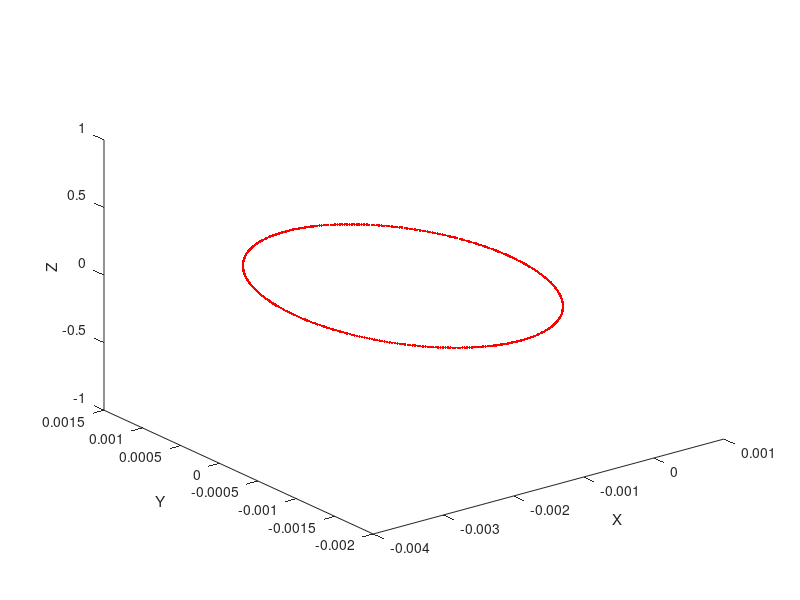

The MATLAB source for this figure:
%% Runge Kutta 6th Order

clc;clear

tStep = 10^-12;
T = 5*10^-10;   % 5*10^-11 with tStep=10^-12 gives 2 revolutions of electron
E = [0 0 0];        % in Newton/Coulomb
B = [0 0 1];        % in Tesla
c = 3*10^8;         % in m/s
m = 9.109*10^-31;   % in kgs
q = -1.602*10^-19;   % in Coulomb
i = 0;
% Initial Conditions
v = [0 0.9*c 0];    % initial 3D velocity
y = zeros([2+int32(T/tStep), 6]);   % x, y, z, px, py, pz
y_prev = zeros([1,3]);
y(1,4:6) = m*v;
f = @(v) q*(E + cross(v,B))/m;

for t=0:tStep:T
    % Runge Kutta 6th Order Numerical Integration
    k1 = tStep*f(v);
    k2 = tStep*f(v+k1);
    k3 = tStep*f(v+(3*k1+k2)/8);
    k4 = tStep*f(v+(8*k1+2*k2+8*k3)/27);
    k5 = tStep*f(v+((-21+9*21^(1/2))*k1-8*(7-21^(1/2))*k2+48*(7-21^(1/2))*k3-3*(21-21^(1/2))*k4)/392);
    k6 = tStep*f(v+(-5*(231+51*21^0.5)*k1-40*(7+21^0.5)*k2-320*21^0.5*k3+3*(21+121*21^0.5)*k4+392*(6+21^0.5)*k5)/1960);
    k7 = tStep*f(v+(15*(22+7*21^0.5)*k1+120*k2+40*(-5+7*21^0.5)*k3-63*(-2+3*21^0.5)*k4-14*(49+9*21^0.5)*k5+70*(7-21^0.5)*k6)/180);
    v = v + (9*k1 + 64*k3 + 49*k5 + 49*k6 + 9*k7)/180;
    y(2+int32(t/tStep), 1:3) = y_prev + v*tStep;   % x, y, z position after each time step
    y_prev = y(2+int32(t/tStep), 1:3);   %Setting previous timestep positioning of electron
    y(2+int32(t/tStep), 4:6) = m*v;    % x, y, z momentum after each time step
    if t~=0 && ~isequal(sign(y(2+int32(t/tStep)-1, 2)), sign(y(2+int32(t/tStep), 2)))
        i = i+1
        Time(i) = t;
    end
    plot3(y(2+int32(t/tStep),1), y(2+int32(t/tStep),2), y(2+int32(t/tStep),3), '.r');
    pause(0.0002)
    xlabel('X');
    ylabel('Y');
    zlabel('Z');
    hold on;
end

Tp = Time(2);